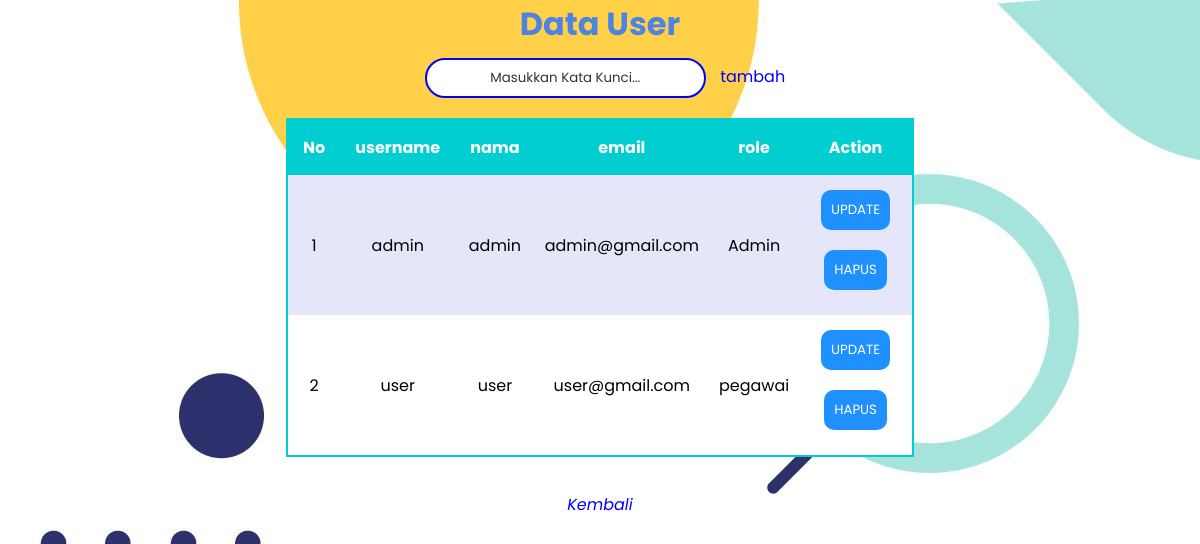
/admin/dataUser.php (signed in), run on the app's committed database.
### tables this page shows
CREATE TABLE `user` (
  `id` int(11) NOT NULL,
  `username` varchar(255) NOT NULL,
  `nama` varchar(255) NOT NULL,
  `email` varchar(255) NOT NULL,
  `password` varchar(255) NOT NULL,
  `role` int(11) NOT NULL
);

### admin/dataUser.php (the view, shortened to what this page needs)
<?php
require '../koneksi.php';
$read_sql = "SELECT * FROM user";
$result = mysqli_query($conn, $read_sql);
$user = [];
while ($row = mysqli_fetch_assoc($result)) {
    $user[] = $row;
}
?>
<!DOCTYPE html>
<html lang="en">
<head>
    <link rel = "stylesheet" type = "text/css" href = "../style/style.css";
    <script
    src="https://kit.fontawesome.com/64d58efce2.js"
    ></script>
</head>
<body>
<center>
    <div class="container">
    <h1>Data User</h1>
    <input type="text" name="keyword" id="keyword" placeholder="Masukkan Kata Kunci...">
    <a id="tambah" class="tambah" href="#">tambah</a>
    <div id="table">
        <table class="table" >
            <tr>
                <th>No</th>
                <th><a class="column_sort" id="username" data-order="desc" href="#" >username</a></th>
                <th><a class="column_sort" id="nama" data-order="desc" href="#" >nama</a></th>
                <th><a class="column_sort" id="email" data-order="desc" href="#" >email</a></th>
                <th><a class="column_sort" id="role" data-order="desc" href="#" >role</a></th>
                <th>Action</th>
            </tr>
            <?php $i = 1; ?>
            <?php foreach ($user as $gd) : ?>
                <tr>
                    <td><?= $i; ?></td>
                    <td><?= $gd["username"]; ?></td>
                    <td><?= $gd["nama"]; ?></td>
                    <td><?= $gd["email"]; ?></td>
                    <td><?= $gd["role"]==1 ? 'Admin' : 'pegawai';?></td>
                    <td>
                        <a href="editUser.php?id=<?= $gd["id"]; ?>"><button class="">UPDATE</button></a>
                        <form action="" method="POST">
                            <button type="submit" name="hapus">HAPUS</button>
                        </form>
                    </td>
                </tr>
                <?php $i++; ?>
            <?php endforeach; ?>
        </table>
    </div>
        <br><i class="fas fa-chevron-circle-left"><a href="menu.php">Kembali</a></i><br><br>
    </div>
</center>
</body>
</html>

### style/style.css (style rules this page uses)
* { margin: 0; padding: 0; box-sizing: border-box; font-family: "Poppins", sans-serif; }
body { font-family: sans-serif; margin: 0; background-image: url(../image/5291450.jpg); }
a { text-decoration: none; color: blue; }
form { padding: 10px 10px; color: rgb(29, 133, 218); }
.table { padding: 5px; margin: 10px; border-collapse: collapse; width: 50%; margin-right: 5%; margin-left: 5%; }
td { text-align: center; padding: 10px; }
tr:nth-child(even) { background-color: lavender; }
th { background-color: darkturquoise; color: white; padding: 15px; }
button { padding: 10px 10px; color: white; background-color: dodgerblue; border: 0; border-radius: 10px; cursor: pointer; margin: 5px; }
input { width: auto; height: 40px; border-radius: 50px; border: 2px solid blue; padding: 10px; margin: 10px; }
input::placeholder { text-align: center; color: #333; }
.container h1 { color: #4d84e2; }
.form-container h2, .form-container a, .form-container label, #table a { color: #fff; }
.table { background-color: #fff; border: 2px solid darkturquoise; }

### data on the page
user: username "admin", nama "admin", email "admin@gmail.com", role "Admin"
user: username "user", nama "user", email "user@gmail.com", role "pegawai"
